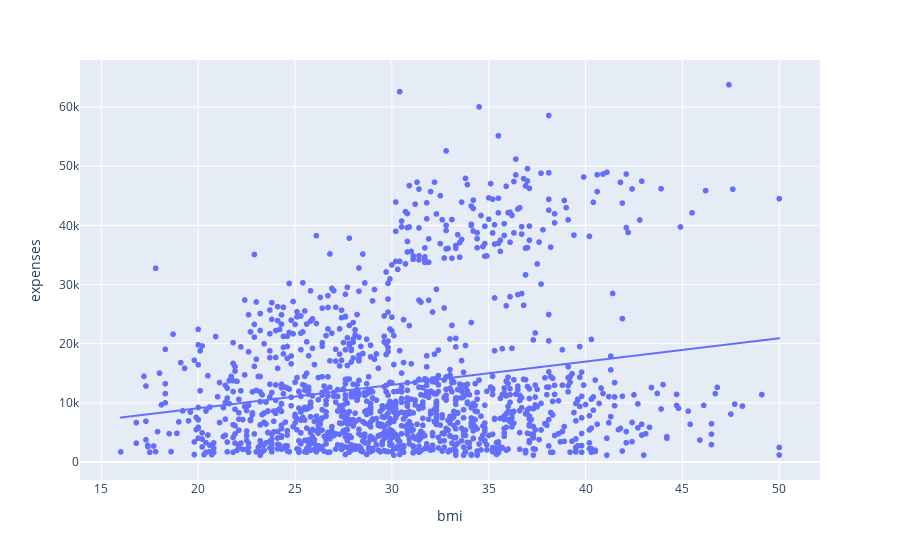

This figure's notebook cell:
### Markdown cell above
Giới tính không quá ảnh hưởng đến chi phí bảo hiểm

### Code cell
fig = px.scatter(df, x="bmi", y="expenses", trendline="ols")
fig.show()

### Figure 1 — Plotly figure (JSON) as saved in the notebook; plotly's stock layout.template omitted (floating-point values rounded to 4 significant figures; data arrays with more than 128 entries replaced by an {"elided": "..."} marker saying what was removed)
{"data": [{"hovertemplate": "bmi=%{x}<br>expenses=%{y}<extra></extra>", "legendgroup": "", "marker": {"color": "#636efa", "symbol": "circle"}, "mode": "markers", "name": "", "showlegend": false, "type": "scattergl", "x": {"elided": "1335 float values"}, "xaxis": "x", "y": {"elided": "1335 float values"}, "yaxis": "y"}, {"hovertemplate": "<b>OLS trendline</b><br>expenses = 394.269 * bmi + 1188.43<br>R<sup>2</sup>=0.039153<br><br>bmi=%{x}<br>expenses=%{y} <b>(trend)</b><extra></extra>", "legendgroup": "", "marker": {"color": "#636efa", "symbol": "circle"}, "mode": "lines", "name": "", "showlegend": false, "type": "scattergl", "x": {"elided": "1335 float values"}, "xaxis": "x", "y": {"elided": "1335 float values"}, "yaxis": "y"}], "layout": {"legend": {"tracegroupgap": 0}, "margin": {"t": 60}, "xaxis": {"anchor": "y", "domain": [0, 1], "title": {"text": "bmi"}}, "yaxis": {"anchor": "x", "domain": [0, 1], "title": {"text": "expenses"}}}}
